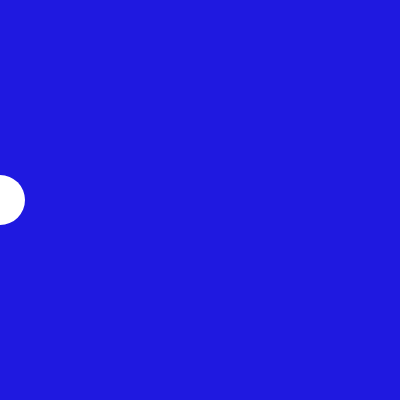
Frame 1 (no input)
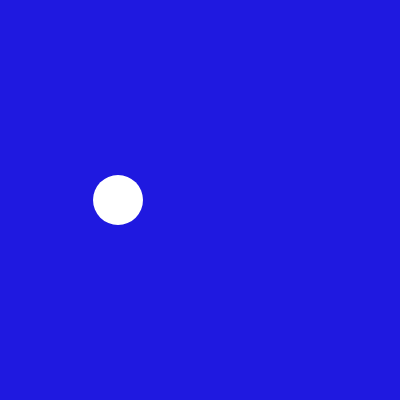
Frame 60 (no input)
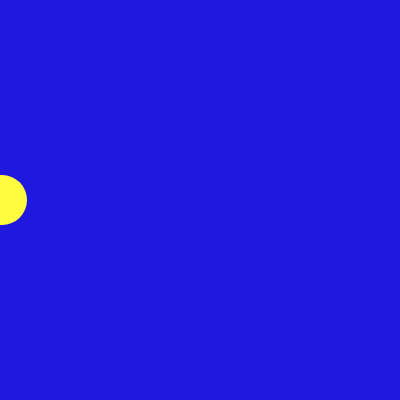
Frame 120 (the mouse pressed at the canvas centre since frame 60)

The p5.js sketch that drew these frames (run headless with seeded random() and noise() and a simulated clock; from frame 60 on, the mouse is pressed at the canvas centre):

// p5.js sketch
// ── sketch.js
// DM2008 — Activity 2a [Guided]
// Mode Switch (20 min)
//
// Keys 1, 2, 3 switch between modes — each one changes the background color.
// Try extending each mode to also change the fill, size, or speed of the ellipse.
// Keep it simple: one clear change per mode that's easy to see on screen.
//
// Stretch: add a 4th mode, or make the ellipse change shape between modes.

let x = 0;       // ellipse x-position
let size = 50;   // ellipse size
let bgColor;     // background color, changed by key presses
let speed = 2;   // ellipse movement speed

function setup() {
  createCanvas(400, 400);
  bgColor = color(220);
  noStroke();
}

function draw() {
  background(31, 25, 224);

  // --- Your if/else goes here ---
  // Try swapping this out for your own rule.
  if (mouseIsPressed) {
    fill(255, 252, 64);
    
  } else {
    fill(255);
  }

  // Draw the ellipse at its current position
  ellipse(x, height / 2, size);

  // Move the ellipse
  x += speed;

  // Wrap around when it exits the right edge
  if (x > width + size / 2) {
    x = 0;
  }

  // Wrap around when it exits the left edge
  if (x < -size / 2) {
    x = width;
  }
}

// Reverse direction when mouse is clicked
function mousePressed() {
  speed = -speed;
}

// Keys 1, 2, 3 change the background color — this is your mode switch
function keyPressed() {
  switch (key) {
    case "1":
      bgColor = color(200, 100, 100);
      size = 30;
      break; // red

    case "2":
      bgColor = color(100, 200, 100);
      size = 50;
      break; // green

    case "3":
      bgColor = color(100, 100, 200);
      size = 80;
      break; // blue

    case "4":
      bgColor = color(200, 100, 200);
      size = 100;
      break; // purple

    default:
      bgColor = color(220); // grey
      size = 50;
  }
}
